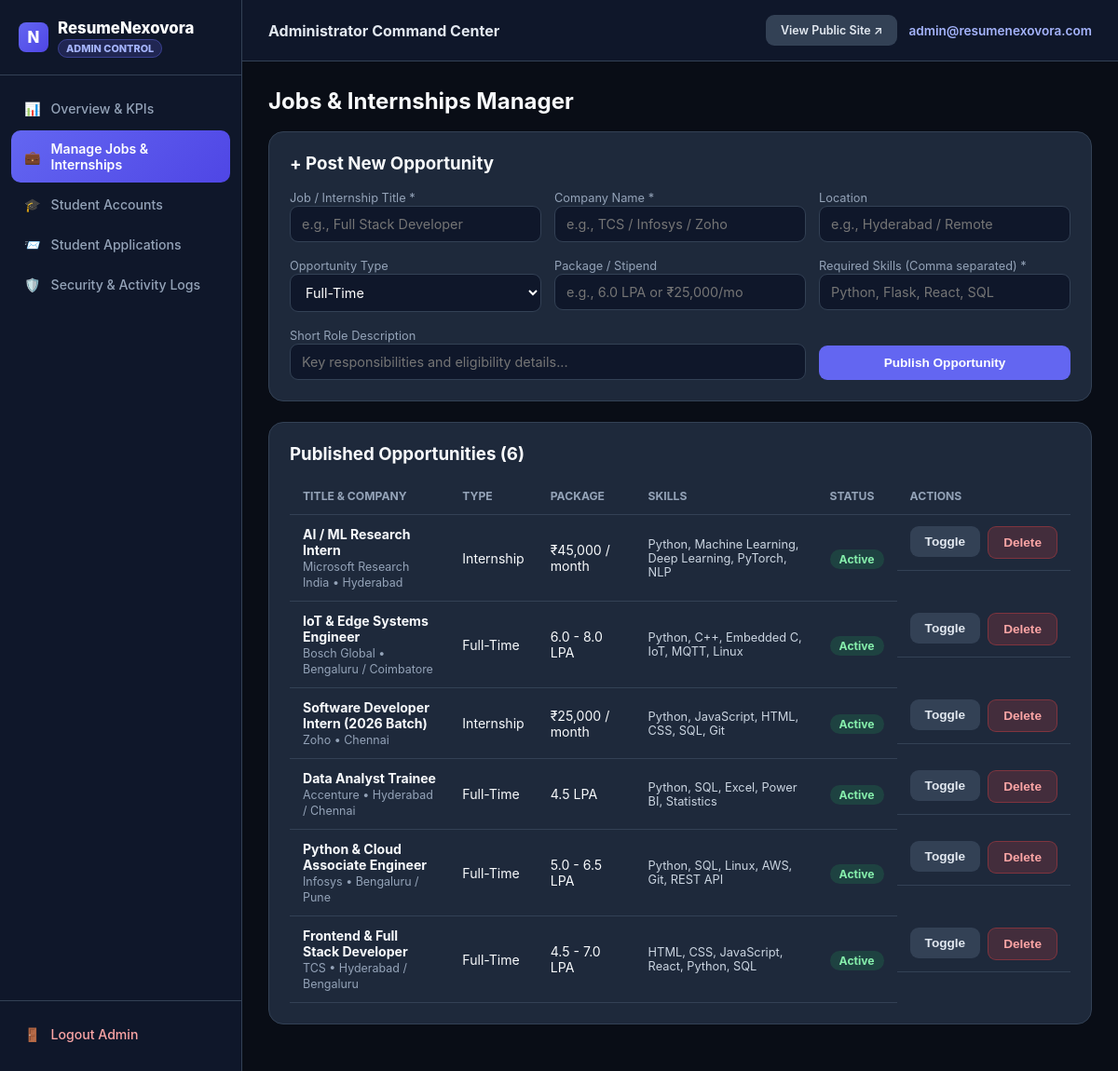
Page /admin/jobs (signed in) on the committed database.
### tables this page shows
CREATE TABLE jobs (
        id INTEGER PRIMARY KEY AUTOINCREMENT,
        title TEXT NOT NULL,
        company TEXT NOT NULL,
        location TEXT NOT NULL,
        job_type TEXT NOT NULL DEFAULT 'Full-Time',
        package TEXT NOT NULL,
        required_skills TEXT NOT NULL,
        description TEXT,
        is_active INTEGER DEFAULT 1,
        posted_at TIMESTAMP DEFAULT CURRENT_TIMESTAMP
    );

### app.py (the view, shortened to what this page needs)
@app.route("/admin/jobs", methods=["GET", "POST"])
@admin_required
def admin_jobs():
    conn = get_db()
    jobs = conn.execute("SELECT * FROM jobs ORDER BY id DESC").fetchall()
    conn.close()
    return render_template("admin/manage_jobs.html", active_page="admin_jobs", jobs=jobs)

### utils/db_setup.py (called while the page is built)
def get_db():
    conn = sqlite3.connect(Config.DATABASE_PATH)
    conn.row_factory = sqlite3.Row
    return conn

### templates/admin/manage_jobs.html (shortened to what this page needs)
{% extends "admin/layout.html" %}
{% block content %}
<h2 style="margin-bottom: 18px;">Jobs & Internships Manager</h2>
<div class="card">
    <h3 style="margin-bottom: 14px;">+ Post New Opportunity</h3>
    <form method="POST" style="display: grid; grid-template-columns: repeat(3, 1fr); gap: 14px;">
        <div>
            <label style="font-size: 0.8rem; color: #94a3b8;">Job / Internship Title *</label>
            <input type="text" name="title" class="form-control" placeholder="e.g., Full Stack Developer" required>
        </div>
        <div>
            <label style="font-size: 0.8rem; color: #94a3b8;">Company Name *</label>
            <input type="text" name="company" class="form-control" placeholder="e.g., TCS / Infosys / Zoho" required>
        </div>
        <div>
            <label style="font-size: 0.8rem; color: #94a3b8;">Location</label>
            <input type="text" name="location" class="form-control" placeholder="e.g., Hyderabad / Remote">
        </div>
        <div>
            <label style="font-size: 0.8rem; color: #94a3b8;">Opportunity Type</label>
            <select name="job_type" class="form-control">
                <option value="Full-Time">Full-Time</option>
            </select>
        </div>
        <div>
            <label style="font-size: 0.8rem; color: #94a3b8;">Package / Stipend</label>
            <input type="text" name="package" class="form-control" placeholder="e.g., 6.0 LPA or ₹25,000/mo">
        </div>
        <div>
            <label style="font-size: 0.8rem; color: #94a3b8;">Required Skills (Comma separated) *</label>
            <input type="text" name="required_skills" class="form-control" placeholder="Python, Flask, React, SQL" required>
        </div>
        <div style="grid-column: span 2;">
            <label style="font-size: 0.8rem; color: #94a3b8;">Short Role Description</label>
            <input type="text" name="description" class="form-control" placeholder="Key responsibilities and eligibility details...">
        </div>
        <div style="display: flex; align-items: end;">
            <button type="submit" class="btn btn-primary" style="width: 100%; justify-content: center; padding: 11px;">Publish Opportunity</button>
        </div>
    </form>
</div>
<div class="card">
    <h3 style="margin-bottom: 14px;">Published Opportunities ({{ jobs | length }})</h3>
    <table class="data-table">
        <thead>
            <tr>
                <th>Title & Company</th>
                <th>Type</th>
                <th>Package</th>
                <th>Skills</th>
                <th>Status</th>
                <th>Actions</th>
            </tr>
        </thead>
        <tbody>
            {% for j in jobs %}
              <tr>
                  <td>
                      <strong>{{ j['title'] }}</strong><br>
                      <span style="font-size: 0.78rem; color: #94a3b8;">{{ j['company'] }} • {{ j['location'] }}</span>
                  </td>
                  <td>{{ j['job_type'] }}</td>
                  <td>{{ j['package'] }}</td>
                  <td style="font-size: 0.8rem; color: #cbd5e1;">{{ j['required_skills'] }}</td>
                  <td>
                      {% if j['is_active'] == 1 %}
                        <span class="badge-ok">Active</span>
                      {% else %}
                        <span class="badge-fail">Hidden</span>
                      {% endif %}
                  </td>
                  <td style="display: flex; gap: 8px;">
                      <form method="POST" action="{{ url_for('admin_toggle_job', job_id=j['id']) }}">
                          <button type="submit" class="btn btn-secondary">Toggle</button>
                      </form>
                      <form method="POST" action="{{ url_for('admin_delete_job', job_id=j['id']) }}" onsubmit="return confirm('Delete this listing?');">
                          <button type="submit" class="btn btn-danger">Delete</button>
                      </form>
                  </td>
              </tr>
            {% endfor %}
        </tbody>
    </table>
</div>
{% endblock %}

### static/css/admin.css (style rules this page uses)
:root { --bg-dark: #090d16; --sidebar-bg: #0f172a; --card-bg: #1e293b; --border: #334155; --accent: #6366f1; --accent-hover: #4f46e5; --text-main: #f8fafc; --text-muted: #94a3b8; }
* { box-sizing: border-box; margin: 0; padding: 0; }
body { font-family: 'Plus Jakarta Sans', 'Inter', -apple-system, BlinkMacSystemFont, 'Segoe UI', Roboto, sans-serif; background: var(--bg-dark); color: var(--text-main); display: flex; min-height: 100vh; }
.card { background: var(--card-bg); border: 1px solid var(--border); border-radius: 16px; padding: 22px; margin-bottom: 22px; }
.btn { display: inline-flex; align-items: center; gap: 6px; padding: 9px 16px; border-radius: 9px; font-weight: 600; font-size: 0.85rem; border: none; cursor: pointer; text-decoration: none; }
.btn-primary { background: var(--accent); color: white; }
.btn-danger { background: rgba(239, 68, 68, 0.18); color: #fca5a5; border: 1px solid rgba(239, 68, 68, 0.35); }
.btn-secondary { background: #334155; color: #e2e8f0; }
.form-control { width: 100%; padding: 10px 12px; border-radius: 9px; border: 1px solid var(--border); background: #0f172a; color: white; font-family: inherit; font-size: 0.9rem; }
table.data-table { width: 100%; border-collapse: collapse; font-size: 0.88rem; }
table.data-table th, table.data-table td { padding: 12px 14px; text-align: left; border-bottom: 1px solid var(--border); }
table.data-table th { color: var(--text-muted); font-size: 0.76rem; text-transform: uppercase; }
.badge-ok { background: rgba(34, 197, 94, 0.16); color: #86efac; padding: 3px 10px; border-radius: 999px; font-size: 0.76rem; font-weight: 700; }

### rows in the picture
jobs: title "AI / ML Research Intern", company "Microsoft Research India", location "Hyderabad", job_type "Internship", package "₹45,000 / month", required_skills "Python, Machine Learning, Deep Learning, PyTorch, NLP", is_active "Active"
jobs: title "IoT & Edge Systems Engineer", company "Bosch Global", location "Bengaluru / Coimbatore", job_type "Full-Time", package "6.0 - 8.0 LPA", required_skills "Python, C++, Embedded C, IoT, MQTT, Linux", is_active "Active"
jobs: title "Software Developer Intern (2026 Batch)", company "Zoho", location "Chennai", job_type "Internship", package "₹25,000 / month", required_skills "Python, JavaScript, HTML, CSS, SQL, Git", is_active "Active"
jobs: title "Data Analyst Trainee", company "Accenture", location "Hyderabad / Chennai", job_type "Full-Time", package "4.5 LPA", required_skills "Python, SQL, Excel, Power BI, Statistics", is_active "Active"
jobs: title "Python & Cloud Associate Engineer", company "Infosys", location "Bengaluru / Pune", job_type "Full-Time", package "5.0 - 6.5 LPA", required_skills "Python, SQL, Linux, AWS, Git, REST API", is_active "Active"
jobs: title "Frontend & Full Stack Developer", company "TCS", location "Hyderabad / Bengaluru", job_type "Full-Time", package "4.5 - 7.0 LPA", required_skills "HTML, CSS, JavaScript, React, Python, SQL", is_active "Active"

### other values in the picture
{{ session.get('user_email') }} "admin@resumenexovora.com"
{{ jobs | length }} "6"
